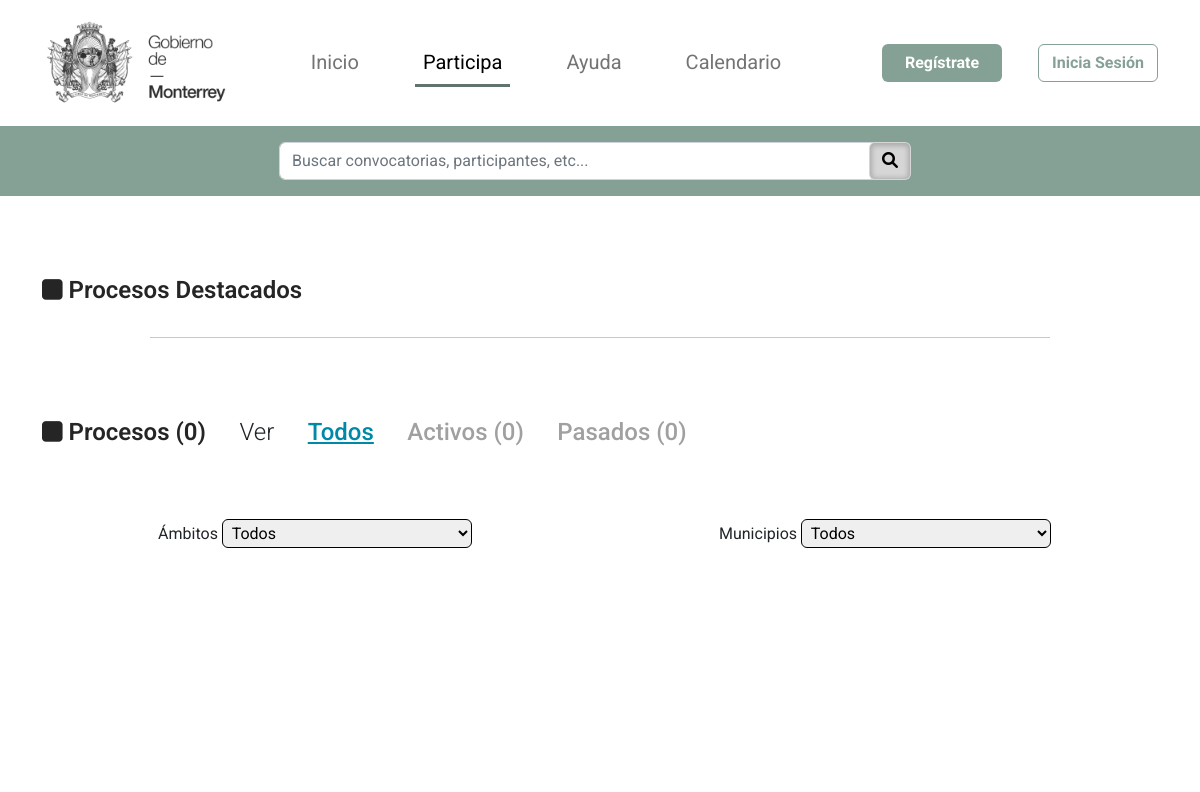
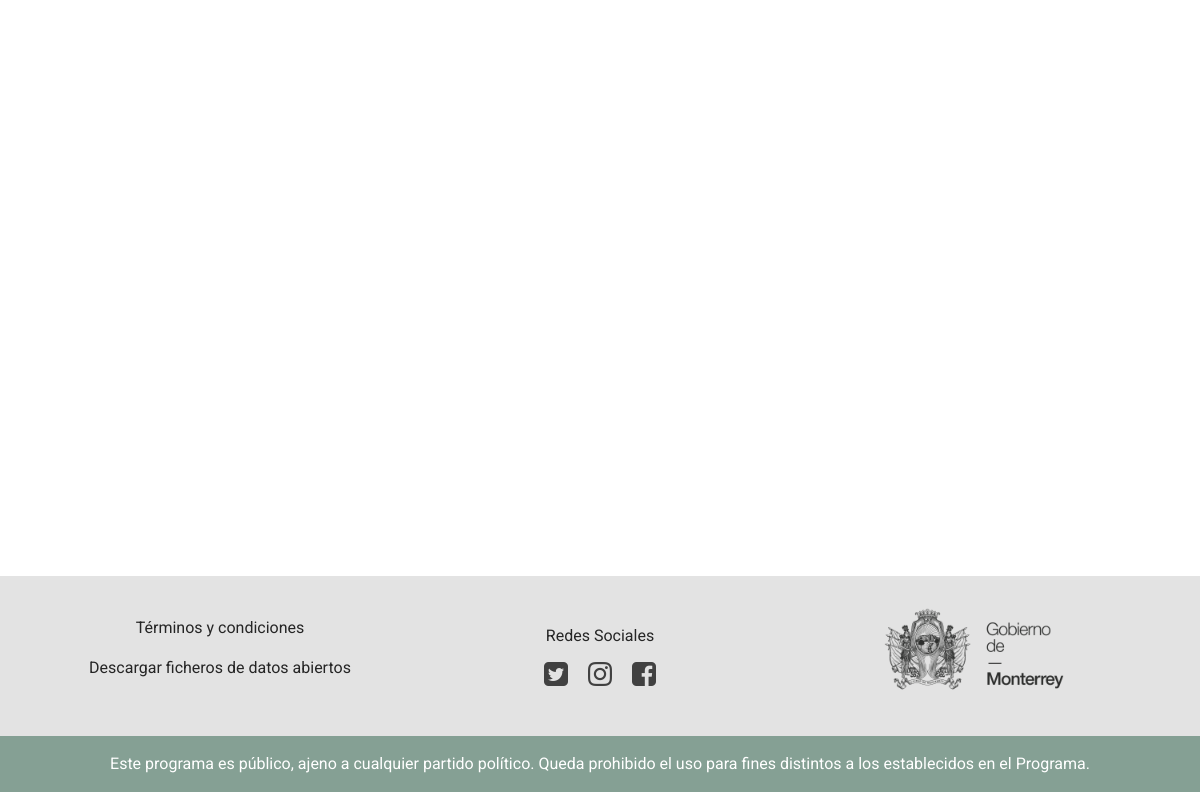
Page /participa.php on the earlier database version (2 pictures, top to bottom).
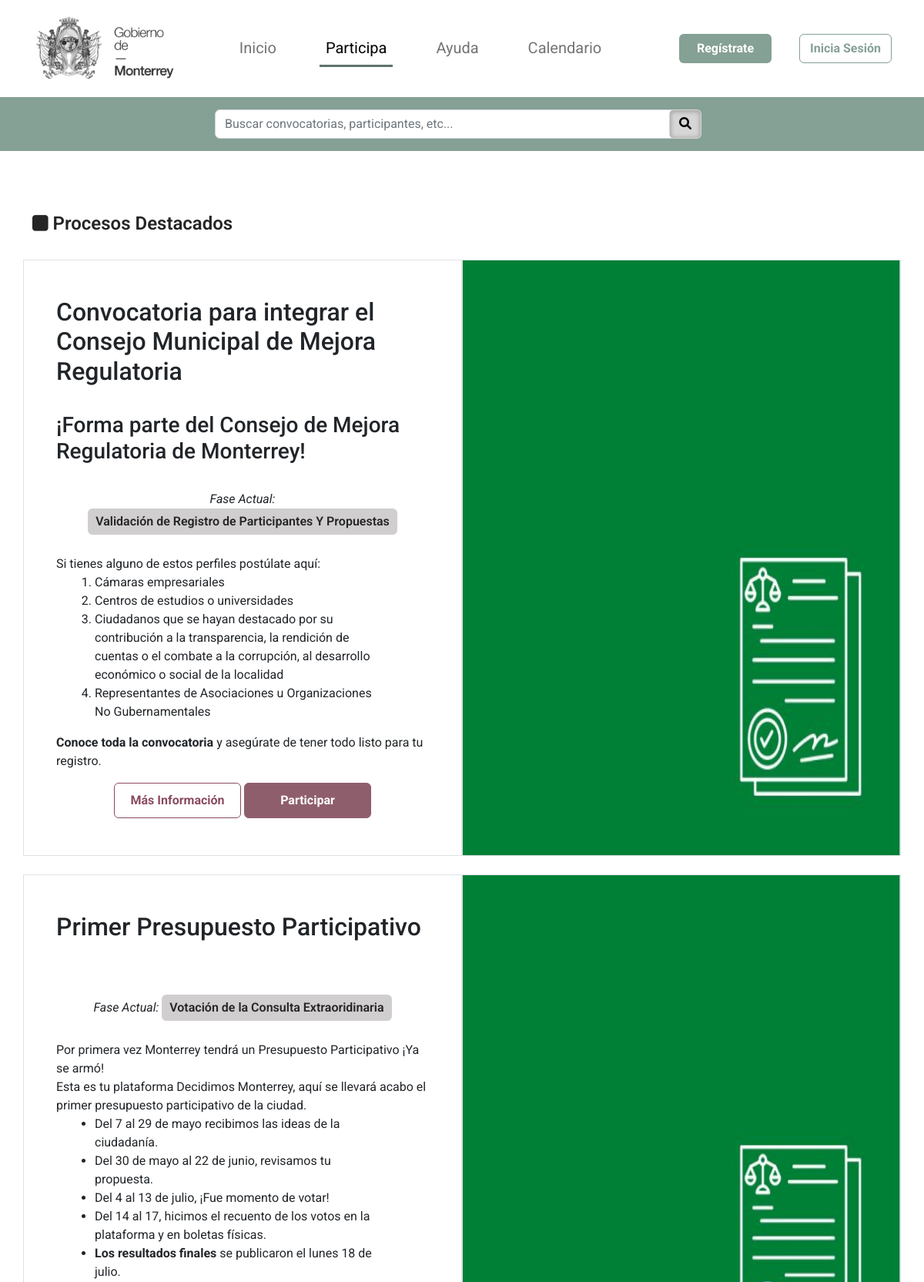
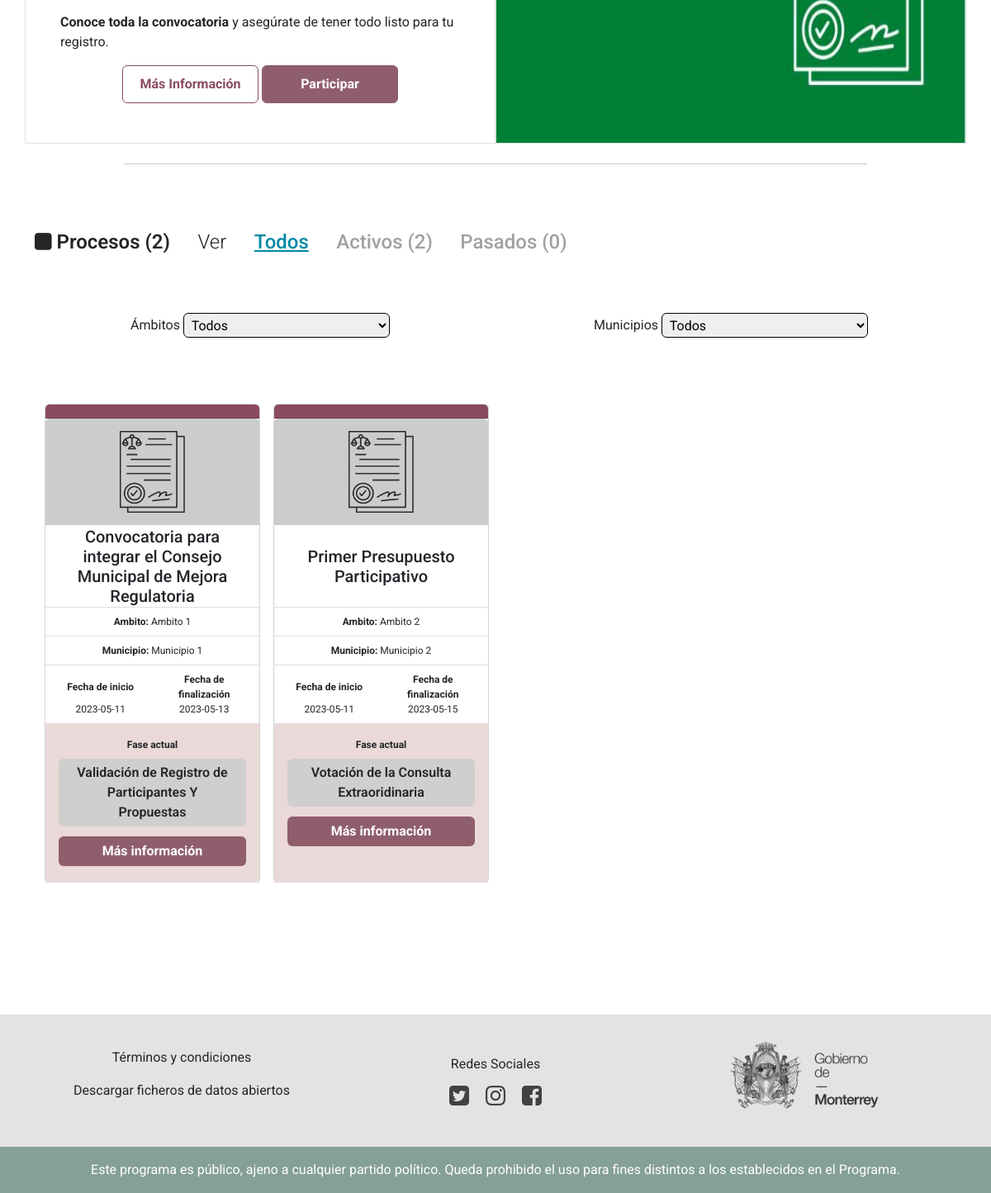
Same page on the later database version (2 pictures, top to bottom).
### tables this page shows
CREATE TABLE `fases` (
  `pid` int(11) NOT NULL,
  `n_fase` int(11) NOT NULL,
  `titulo_fase` varchar(256) NOT NULL,
  `descripcion_fase` varchar(2048) NOT NULL,
  `estado` enum('1','2','3') NOT NULL,
  `fecha_inicio_fases` date NOT NULL,
  `fecha_fin_fases` date NOT NULL,
  `tipo` int(11) DEFAULT NULL
);

CREATE TABLE `procesos` (
  `pid` int(11) NOT NULL,
  `estatus` tinyint(1) NOT NULL,
  `fase_actual` int(11) NOT NULL,
  `titulo_proceso` varchar(256) NOT NULL,
  `subtitulo_proceso` varchar(256) DEFAULT NULL,
  `descripcion_proceso` varchar(2048) NOT NULL,
  `descripcion_c_proceso` mediumtext NOT NULL,
  `fecha_inicio_proceso` date NOT NULL,
  `fecha_fin_proceso` date NOT NULL,
  `aid` int(11) NOT NULL,
  `mid` int(11) NOT NULL,
  `img` varchar(256) DEFAULT NULL
);

CREATE TABLE `ambitos` (
  `aid` int(11) NOT NULL,
  `nombre_ambito` varchar(256) NOT NULL
);

CREATE TABLE `municipios` (
  `mid` int(11) NOT NULL,
  `nombre_municipio` varchar(256) NOT NULL
);

### participa.php (the view, shortened to what the changed rows need)
<?php
    require 'config/db.php';
    $stmt = $pdo->prepare("CALL get_process_featured_2()");
    $stmt->execute();
    $rows = $stmt->fetchAll();
?>
<!DOCTYPE html>
<html lang="en">
<head>
    <link rel="stylesheet" href="css/template.css">
    <link rel="stylesheet" href="css/timeline2.css">
    <link href="https://cdn.jsdelivr.net/npm/bootstrap@5.2.3/dist/css/bootstrap.min.css" rel="stylesheet">
    <link rel="stylesheet" href="https://cdnjs.cloudflare.com/ajax/libs/font-awesome/6.0.0/css/all.min.css" />
    <link rel="stylesheet" href="https://stackpath.bootstrapcdn.com/font-awesome/4.7.0/css/font-awesome.min.css">
</head>
<body style="font-family: Roboto;">
				<?php require 'components/login.php' ?>
    <?php
        foreach($rows as $row){
    ?>
        <div class="container process-featured-container">
            <div class="row row-cols-1 row-cols-md-1 row-cols-lg-2">
                <div class="col border">
                    <div class="my-5">
                        <h2 class="process-featured-title">
                            <?php
                                echo $row['titulo_proceso'];
                            ?>
                        </h2>
                        <h3 class="process-featured-title2">
                            <?php
                                echo $row['subtitulo_proceso'];
                            ?>
                        </h3>
                        <center>
                        <p class="process-featured-text"><i>Fase Actual:</i>
                            <button disabled class="process-featured-button-3">
                                <?php
                                    echo $row['titulo_fase'];
                                ?>
                            </button>
                        </p>
                        </center>
                            <?php
                                echo $row['descripcion_proceso'];
                            ?>
                        <center>
                            <a href="participa2.php?id=<?php echo $row['pid']; ?>&token=<?php echo hash_hmac('sha1', $row['pid'], KEY_TOKEN );?>" ><button class="process-featured-button-1">Más Información</button></a>
                            <button class="process-featured-button-2">Participar</button>
                        </center>
                    </div>
                </div>
                <div class="col border d-flex justify-content-center align-items-center" style="padding: 0 0;  background-image: url(img/img4.jpg); background-position: center; background-repeat: no-repeat; background-size: 100% 100%;">
                    <img class="card-img" src="img/img4.jpg" alt="" style="filter: opacity(0)">
                </div>
            </div>
        </div>
    <?php
        }
    ?>
    <div class="container process-featured">
        <div class="process-filter">
            <?php
                $stmt = $pdo->prepare("CALL count_process()");
                $stmt->execute();
                $rows = $stmt->fetch();
            ?>
            <h4 style="color: #252525; font-weight: 600;"><i class="fa fa-square" aria-hidden="true"></i> Procesos (<?php echo $rows['count(pid)']; ?>)</h4>
            <h4 class="see-process">Ver</h4>
            <h4><a class="procesos-f process-filter-a-active" data-value="1" >Todos</a></h4>
            <?php
                $stmt = $pdo->prepare("CALL count_process_active()");
                $stmt->execute();
                $rows = $stmt->fetch();
            ?>
            <h4><a class="procesos-f process-filter-a-down" data-value="2">Activos (<?php echo $rows['count(pid)']; ?>)</a></h4>
            <?php
                $stmt = $pdo->prepare("CALL count_process_down()");
                $stmt->execute();
                $rows = $stmt->fetch();
            ?>
            <h4><a class="procesos-f process-filter-a-down" data-value="3">Pasados (<?php echo $rows['count(pid)']; ?>)</a></h4>
        </div>
    </div>
    <div class="container process-content">
        <div class="container text-center" style="margin-top: 4rem; margin-bottom: 8rem;">
            <div class="process-card-scroll">
                <div class="filter row row-cols-1 row-cols-md-2 row-cols-lg-4 d-flex align-items-stretch g-3">
                    <?php
                        $stmt = $pdo->prepare("CALL get_process_card()");
                        $stmt->execute();
                        $rows = $stmt->fetchAll();
                        foreach($rows as $row){
                            require 'components/card_proceso.php';
                        }
                    ?>
                </div>
            </div>
        </div>
    </div>
</body>
</html>

### components/card_proceso.php
<div class="col">
    <div class="card h-100">
        <div class="card-header" style="background-color: #894B5D"></div>
        <img src="img/Distrito Sur.jpg" class="card-img-top" alt="Imagen del Distrito">
        <div class="card-body" style="padding: 0; background-color: #ead9d8">
            <ul class="list-group list-group-flush">
                <li class="list-group-item d-flex align-items-center" style="height: 100px; background-color: white;">
                    <h5 class="process-title-card"><?php echo $row['titulo_proceso'];?></h5>
                </li>
                <li class="list-group-item" style="background-color: white; ">
                    <p class="process-date-card"><strong>Ambito:</strong> <?php echo $row['nombre_ambito'];?> </p>
                </li>
                <li class="list-group-item " style="background-color: white;">
                    <p class="process-date-card"><strong>Municipio:</strong> <?php echo $row['nombre_municipio'];?> </p>
                </li>
                <li class="list-group-item" style="background-color: white;">
                    <div class="row d-flex align-items-center">
                        <div class="col">
                            <p class="process-date-card"><strong>Fecha de inicio</strong></p>
                        </div>
                        <div class="col">
                            <p class="process-date-card"><strong>Fecha de finalización</strong></p>
                        </div>
                    </div>
                    <div class="row">
                        <div class="col">
                            <p class="process-date-card"><?php echo $row['fecha_inicio_proceso'];?></p>
                        </div>
                        <div class="col">
                            <p class="process-date-card"><?php echo $row['fecha_fin_proceso'];?></p>
                        </div>
                    </div>
                </li>
                <li class="list-group-item d-flex flex-column" style="background-color: #ead9d8">
                    <p class="process-status-card"><strong>Fase actual</strong></p>
                    <button class="process-button"><?php echo $row['titulo_fase'];?></button>
                    <a href="participa2.php?id=<?php echo $row['pid']; ?>&token=<?php echo hash_hmac('sha1', $row['pid'], KEY_TOKEN );?>" ><button class="process-button-card"><strong>Más información</strong></button></a>
                </li>
            </ul>
        </div>
    </div>
</div>

Differences in the rows shown:
added fases: pid.titulo_proceso "Convocatoria para integrar el Consejo Municipal de Mejora Regulatoria", pid.subtitulo_proceso "¡Forma parte del Consejo de Mejora Regulatoria de Monterrey!", titulo_fase "Validación de Registro de Participantes Y Propuestas", pid.descripcion_proceso "Si tienes alguno de estos perfiles postúlate aquí: Cámaras empresariales Centros de estudios o universidades Ciudadanos que se hayan destacado por su contribución a la transparencia, la rendición de cuentas o el combate a la corrupción, al desarrollo económico o social de la localidad Representantes de Asociaciones u Organizaciones No Gubernamentales Conoce toda la convocatoria y asegúrate de tener todo listo para tu registro."
added fases: pid.titulo_proceso "Primer Presupuesto Participativo", titulo_fase "Votación de la Consulta Extraoridinaria", pid.descripcion_proceso "Por primera vez Monterrey tendrá un Presupuesto Participativo ¡Ya se armó! Esta es tu plataforma Decidimos Monterrey, aquí se llevará acabo el primer presupuesto participativo de la ciudad. Del 7 al 29 de mayo recibimos las ideas de la ciudadanía. Del 30 de mayo al 22 de junio, revisamos tu propuesta. Del 4 al 13 de julio, ¡Fue momento de votar! Del 14 al 17, hicimos el recuento de los votos en la plataforma y en boletas físicas. Los resultados finales se publicaron el lunes 18 de julio. Conoce toda la convocatoria y asegúrate de tener todo listo para tu registro."
added procesos: titulo_proceso "Convocatoria para integrar el Consejo Municipal de Mejora Regulatoria", aid.nombre_ambito "Ambito 1", mid.nombre_municipio "Municipio 1", fecha_inicio_proceso "2023-05-11", fecha_fin_proceso "2023-05-13", fases.titulo_fase "Validación de Registro de Participantes Y Propuestas"
added procesos: titulo_proceso "Primer Presupuesto Participativo", aid.nombre_ambito "Ambito 2", mid.nombre_municipio "Municipio 2", fecha_inicio_proceso "2023-05-11", fecha_fin_proceso "2023-05-15", fases.titulo_fase "Votación de la Consulta Extraoridinaria"
Other differences:
$rows['count(pid)']: "0" → "2"
